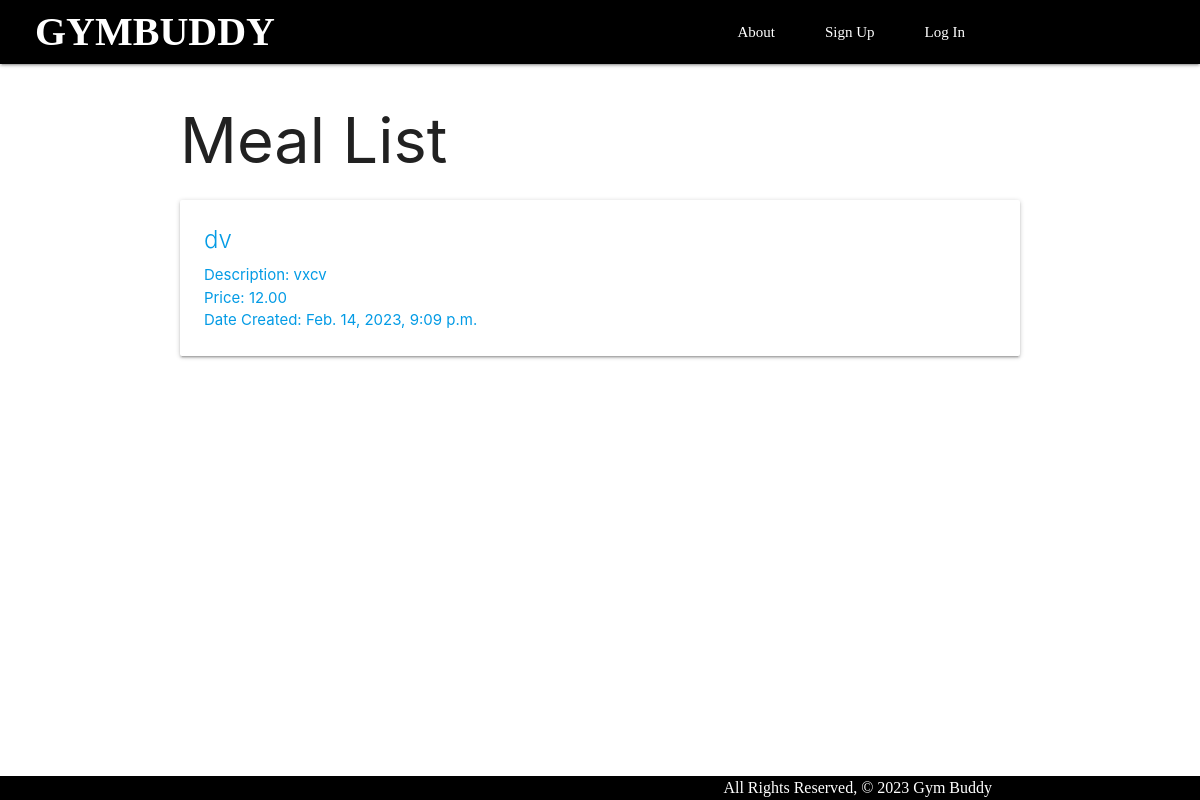
/meals/, run on an earlier commit of the app's database.
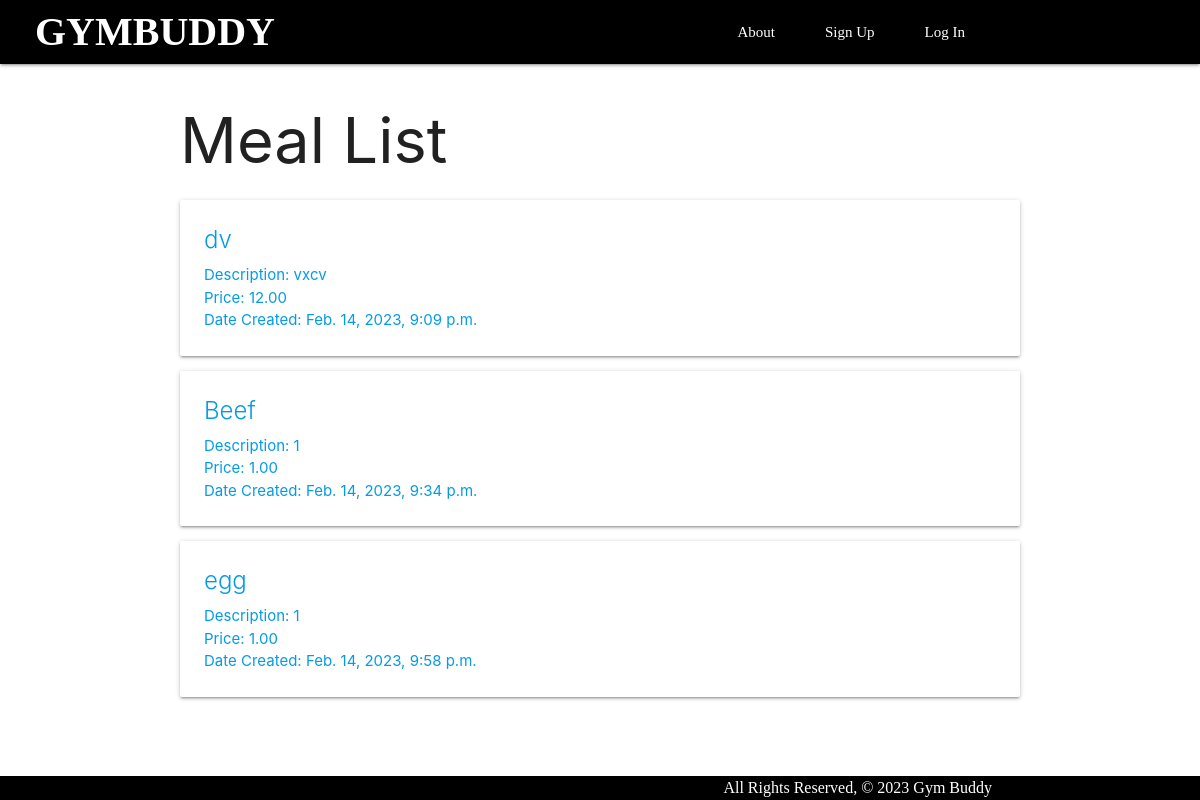
And on a later commit of the database.
### main_app/models.py (models this page shows, shortened)
class Meal(models.Model):
    name = models.CharField(max_length=50)
    description = models.TextField()
    price = models.DecimalField(max_digits=5, decimal_places=2)
    created_at = models.DateTimeField(auto_now_add=True)

### main_app/views.py (the view)
# urls.py: path('meals/', views.MealList.as_view(), name='meals_index'),
class MealList(ListView):
  model = Meal

### main_app/templates/main_app/meal_list.html
{% extends 'base.html' %}
{% block content %}
<h1>Meal List</h1>
{% for meal in meal_list %}
<a href="{% url 'meals_detail' meal.id %}">
    <div class="card">
        <div class="card-content">
            <span class="card-title">{{ meal.name }}</span>
            <p>Description: {{ meal.description }}</p>
            <p>Price: {{ meal.price }}</p>
            <p>Date Created: {{ meal.created_at }}</p>
        </div>
    </div>
  </a>
{% endfor %}
{% endblock %}

What changed in the data, as far as the page shows it:
added Meal: name "Beef", description "1", price "1.00", created_at "Feb. 14, 2023, 9:34 p.m."
added Meal: name "egg", description "1", price "1.00", created_at "Feb. 14, 2023, 9:58 p.m."
